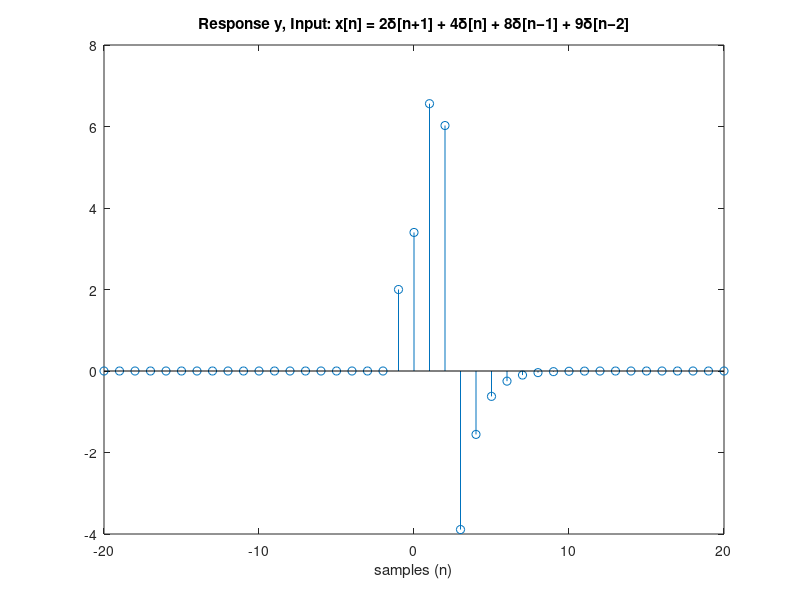
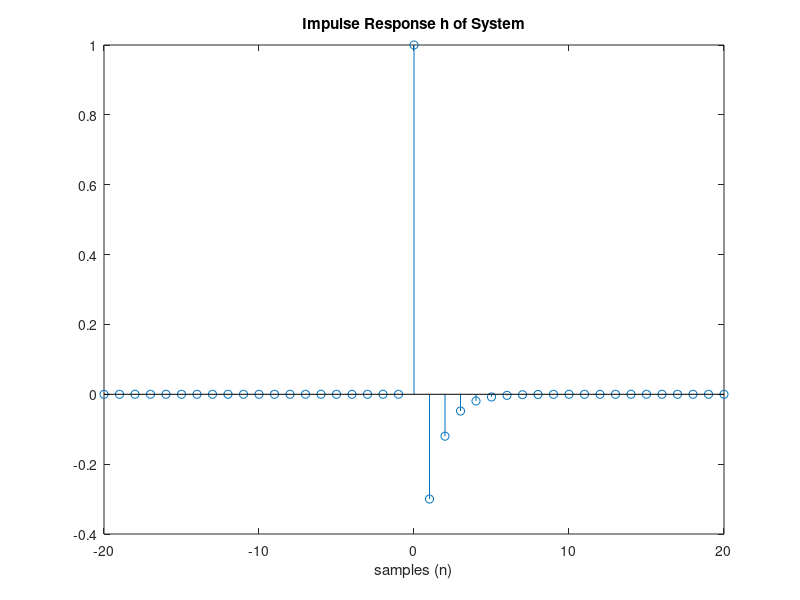

These figures' MATLAB source, in order:
n = -20:20;
x = [zeros(1, 19) 2 4 8 9 zeros(1, 18)];
a = [1 -.4];
b = [1 -.7];

% System Output, Input: x[n] = 2δ[n+1] + 4δ[n] + 8δ[n−1] + 9δ[n−2]
y = filter(b, a, x);
stem(n ,y);
title("Response y, Input: x[n] = 2δ[n+1] + 4δ[n] + 8δ[n−1] + 9δ[n−2]");
xlabel("samples (n)");

% System Impulse Response
% Requires Communications Toolbox
figure
zeros(20,1)
[h, ] = impz(b, a, 21);
h = [zeros(1,20) transpose(h)];
stem(n, h)
title("Impulse Response h of System");
xlabel("samples (n)");
